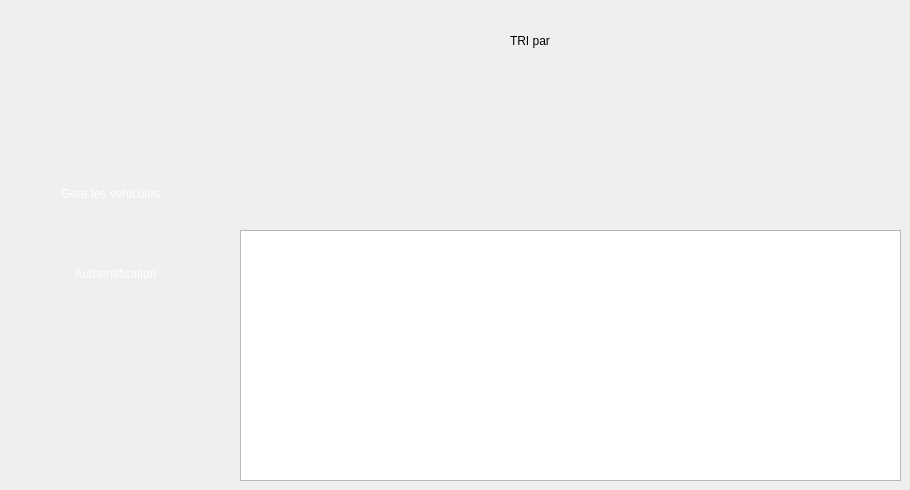
    <widget class="QWidget" name="page_4">
     <widget class="QPushButton" name="pushButton_30">
      <property name="geometry">
       <rect>
        <x>30</x>
        <y>180</y>
        <width>161</width>
        <height>28</height>
       </rect>
      </property>
      <property name="styleSheet">
       <string notr="true">

background-color: transparent;
	font: 10pt &quot;Segoe UI Historic&quot;;
	color: rgb(255, 255, 255);
background: none;
border: none;
background-repeat none;
</string>
      </property>
      <property name="text">
       <string>Gere les vehicules</string>
      </property>
     </widget>
     <widget class="QLabel" name="selected2_26">
      <property name="geometry">
       <rect>
        <x>-10</x>
        <y>170</y>
        <width>231</width>
        <height>51</height>
       </rect>
      </property>
      <property name="styleSheet">
       <string notr="true">
background-color: transparent;
background: none;
	border-image: url(:/selected2.png);
border: none;
background-repeat: none;
</string>
      </property>
      <property name="text">
       <string/>
      </property>
     </widget>
     <widget class="QPushButton" name="pushButton_31">
      <property name="geometry">
       <rect>
        <x>30</x>
        <y>260</y>
        <width>171</width>
        <height>28</height>
       </rect>
      </property>
      <property name="styleSheet">
       <string notr="true">

background-color: transparent;
	font: 10pt &quot;Segoe UI Historic&quot;;
	color: rgb(255, 255, 255);
background: none;
border: none;
background-repeat: none;
</string>
      </property>
      <property name="text">
       <string>Authentification</string>
      </property>
     </widget>
     <widget class="QLabel" name="label_38">
      <property name="geometry">
       <rect>
        <x>510</x>
        <y>10</y>
        <width>191</width>
        <height>61</height>
       </rect>
      </property>
      <property name="styleSheet">
       <string notr="true">background : none; </string>
      </property>
      <property name="text">
       <string>TRI par</string>
      </property>
     </widget>
     <widget class="QTableView" name="tab_tri">
      <property name="geometry">
       <rect>
        <x>240</x>
        <y>230</y>
        <width>661</width>
        <height>251</height>
       </rect>
      </property>
      <property name="styleSheet">
       <string notr="true">background : none; </string>
      </property>
     </widget>
     <zorder>selected2_26</zorder>
     <zorder>pushButton_30</zorder>
     <zorder>pushButton_31</zorder>
     <zorder>label_38</zorder>
     <zorder>tab_tri</zorder>
    </widget>
